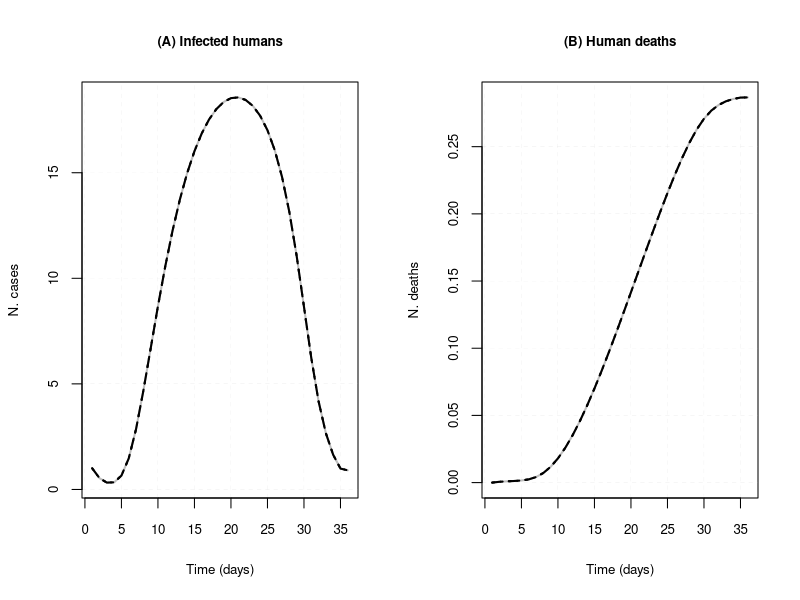
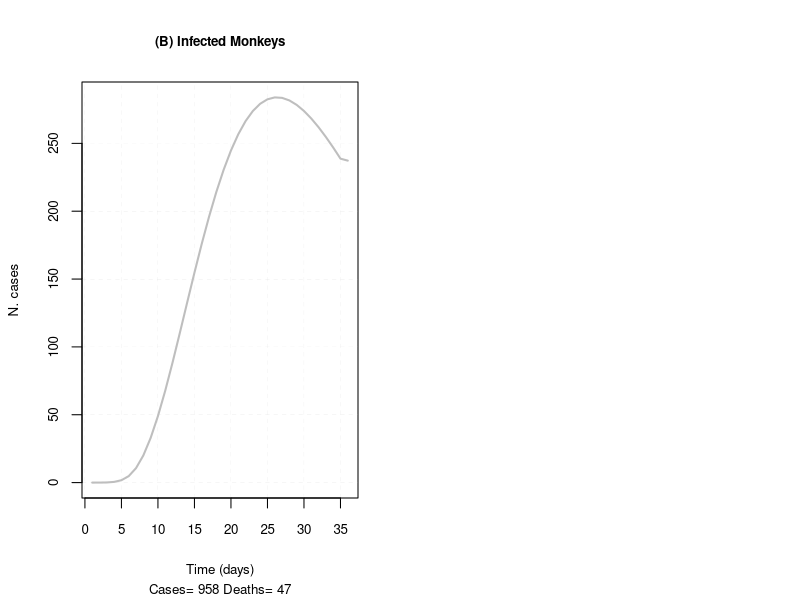

These figures' R source, in order:
# DARIEN GAP: SEIR-SEI Multihost Spatiotemporal

# Loading packages
library(deSolve)

# 1. PARAMETERS in daily rates From Esteva et al, 2019: https://onlinelibrary.wiley.com/doi/full/10.1002/cmm4.1059

# Vectors' parameters
a	<- 6/30  # Average biting rate	(Haemagogus)
b1 <- 0.25 # Transmission coef. Haem -> Humans (Fraction of bites actually infective)
b2 <- 0.4 # Transmission coef. Haem -> Monkeys
c1 <- 0.4 # Transm. coef. Humans -> Haem. (Vector susceptibility to the virus)
c2 <- 0.4 # Transm. coef. Monkeys -> Haem. 
muv <- 0.46/30 # Natural mortality rate of Haemagogu
epsilonv <- 4/30 #	Latency rate in vectors	(4.0 month-1 ~7.5 days)

# Monkeys' parameters
mum	<- 0.0048/30 # Alouatta natural mortality rate (Esteva, 2019)
gamam <- 1/10 # Alouatta recovery rate (3 month-1, Esteva, 2019)
epsilonm <- 1/6 # YF latency rate in monkeys (= humans)
alfam <- 0.25/30  # Average Disease-induced mortality rate among monkey species

# Humans' parameters
muh <- 0.00119/30 #(3.966667e-05 day-1) NATURAL MORTALITY
gamah <- 4/30 # Human recovery rate	(4.0 month-1 ~7 days)
epsilonh <- 1/6 # YF latency rate for humans (~6 days)
alfah <- 0.0244/30 #	Disease-induced mortality rate (0.0244 month-1)

# Time of exposure:
Sh0 <- 1000
pace <- 2 #days
chi <- (1/pace)#/Sh0 # have to transform to N humans
deltah <- (180000/365)/Sh0 # new people/day = 500 = 0.2 of the Sh0 inside the forest


par.darien <- c(a=a, b1=b1, b2=b2, c1=c1, c2=c2, muv=muv, epsilonv=epsilonv,
             epsilonh=epsilonh, epsilonm=epsilonm, gamam=gamam, alfam=alfam,
             deltah=deltah, muh=muh, gamah=gamah, alfah=alfah, mum=mum, chi=chi)

# 2. INITIAL CONDITIONS

# Population - Darien Monkeys
Sm0 <- 1000; Sv0 <- Sm0*1.5
m2 <- Sv0/Sm0
R0_monkeys <- a*a*b2*c2*m2*epsilonv/(muv*(muv+epsilonv)*(mum+alfam+gamam))
R0_monkeys

# Population - Migrant Humans
Sh0 <- 1000; # There are 2,500 people inside the forest every day
m1 <- Sv0/Sh0
R0_humans <- a*a*b1*c1*m1*epsilonm/(muv*(muv+epsilonv)*(muh+alfah+gamah))
R0_humans


state.darien <- c(Sh=Sh0,Eh=0,Ih=1,Rh=0,Infh=0,Risk=0,Death=0,Expos=0,dTotal=0,
               Sm=Sm0, Em=0, Im=0, Rm=0, Infm=0, Deathm=0,
               Sv=Sv0, Ev=0, Iv=0)

# Time of simulation
tsim <- 1*365
Dt <- 1

# 3. DETERMINISTIC ROSS-MACDONALD MODEL #

# Frequency-dependent transmission
model.darien <- function(t,state,parameters){
  with(as.list(c(state,parameters)),{
    
    # Human hosts
    dSh <- -a*b1*Iv*(Sh/(Sh+Eh+Ih+Rh)) - muh*Sh + deltah*Sh - chi*Sh
    dEh <- a*b1*Iv*(Sh/(Sh+Eh+Ih+Rh)) - epsilonh*Eh - muh*Eh - chi*Eh
    dIh <- epsilonh*Eh - gamah*Ih - muh*Ih - alfah*Ih - chi*Ih
    dRh <- gamah*Ih - muh*Rh - chi*Rh
    dInfh <- a*b1*Iv*(Sh/(Sh+Eh+Ih+Rh)) # total cases inside and outside forest
    dRisk <-  a*b1*Iv*(Sh/(Sh+Eh+Ih+Rh))/chi # = beta*pace = casos x 10
    dDeath <- alfah*Ih
    dExpos <- chi*(Eh + Ih)#Eh + Ih leaving the forest
    dTotal <- deltah*Sh #have to equal 180,000 in 1 year
    
    # Monkeys hosts   
    dSm <- -a*b2*Iv*(Sm/(Sm+Em+Im+Rm)) + mum*(Em+Im+Rm) + alfam*Im
    dEm <- a*b2*Iv*(Sm/(Sm+Em+Im+Rm)) - epsilonm*Em - muh*Em
    dIm <- epsilonm*Em - gamam*Im - mum*Im - alfam*Im
    dRm <- gamam*Im - mum*Rm
    dInfm <- a*b2*Iv*(Sm/(Sm+Em+Im+Rm))
    dDeathm <- alfam*Im
    
    # Mosquitoes vectors
    dSv <- -(a*c1*Sv*(Ih/Sh+Eh+Ih+Rh)+a*c2*Sv*(Im/Sm+Em+Im+Rm)) + muv*(Ev + Iv)
    dEv <- (a*c1*Sv*(Ih/Sh+Eh+Ih+Rh)+a*c2*Sv*(Im/Sm+Em+Im+Rm)) - (epsilonv + muv)*Ev
    dIv <- epsilonv*Ev - muv*Iv
    
    # return the output of the model
    return(list(c(dSh, dEh, dIh, dRh, dInfh, dRisk, dDeath, dExpos, dTotal,
                  dSm, dEm, dIm, dRm, dInfm, dDeathm,
                  dSv, dEv, dIv)))
    
  })
}

tempo <- seq(from=0,to=tsim,by=Dt)

mod <- ode(y = state.darien, times = tempo, func = model.darien, 
           parms = par.darien, method = "lsode")

mod <- as.data.frame(mod)

names(mod) <- c("t","Sh","Eh","Ih","Rh","Infh","Risk", "Death", "Expos", "Total",
                "Sm","Em","Im","Rm","Infm","Deathm",
                "Sv","Ev","Iv")

# 4. PLOTTING

paste("Pace=",pace,", Cases=",round(max(mod$Infh)),
      "Deaths=",round(max(mod$Death)),
      "Number of exposed leaving=",round(max(mod$Expos)))

par(mfrow=c(1,2))

# Human cases
matplot(mod$Ih, type = "l", lwd=2, col = "gray", # 10 days
        main=paste("(A) Infected humans"),cex.main=0.8,
        #sub=paste("Cases=",round(max(mod$Infh))),cex.sub=0.8,
        xlab= "Time (days)",cex.lab = 0.8,
        ylab= "N. cases", cex.axis = 0.8)
grid(nx = NULL, ny = NULL,
     lty = 2,      # Grid line type
     col = "gray", # Grid line color
     lwd = 0.1)      # Grid line width

lines(mod$Ih, type = "l", lwd=2, lty=2, col = "black") # 7 days
lines(mod$Ih, type = "l", lwd=2, lty=3, col = "black") # 5 days

# Human deaths

matplot(mod$Death, type = "l", lwd=2, col = "gray", #lwd=1.5, #infected humans
        main=paste("(B) Human deaths"),cex.main=0.8,
        #sub=paste("Deaths=",round(max(mod$Death))),cex.sub=0.8,
        xlab= "Time (days)",cex.lab = 0.8,
        ylab= "N. deaths", cex.axis = 0.8)
grid(nx = NULL, ny = NULL,
     lty = 2,      # Grid line type
     col = "gray", # Grid line color
     lwd = 0.1)      # Grid line width

lines(mod$Death, type = "l", lwd=2, lty=2, col = "black") # 7 days
lines(mod$Death, type = "l", lwd=2, lty=3, col = "black") # 5 days


# Monkeys 
matplot(mod$Im, type = "l", lwd=2, col = "gray", #lwd=1.5, #infected monkeys
        main="(B) Infected Monkeys",cex.main=0.8,
        sub=paste("Cases=",round(max(mod$Infm)),
                  "Deaths=",round(max(mod$Deathm))),cex.sub=0.8,
        xlab= "Time (days)",cex.lab = 0.8,
        ylab= "N. cases", cex.axis = 0.8)
grid(nx = NULL, ny = NULL,
     lty = 2,      # Grid line type
     col = "gray", # Grid line color
     lwd = 0.1)      # Grid line width

paste("Cases=",round(max(mod$Infm)),
      "Deaths=",round(max(mod$Deathm)))
